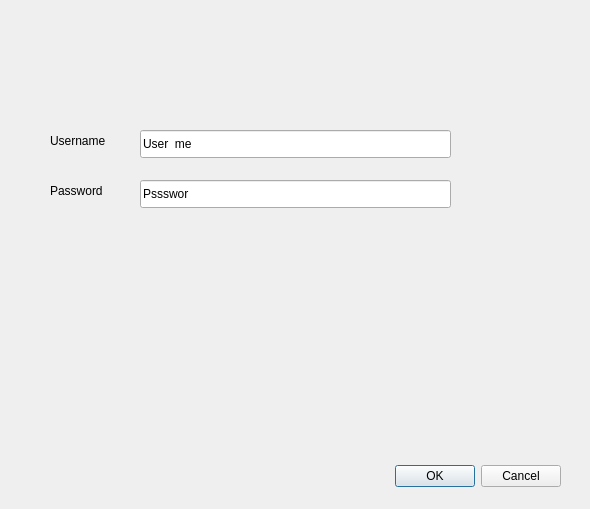
<?xml version="1.0" encoding="UTF-8"?>
<ui version="4.0">
 <class>Dialog</class>
 <widget class="QDialog" name="Dialog">
  <property name="geometry">
   <rect>
    <x>0</x>
    <y>0</y>
    <width>590</width>
    <height>509</height>
   </rect>
  </property>
  <property name="windowTitle">
   <string>Dialog</string>
  </property>
  <widget class="QDialogButtonBox" name="buttonBox">
   <property name="geometry">
    <rect>
     <x>390</x>
     <y>460</y>
     <width>171</width>
     <height>32</height>
    </rect>
   </property>
   <property name="orientation">
    <enum>Qt::Horizontal</enum>
   </property>
   <property name="standardButtons">
    <set>QDialogButtonBox::Cancel|QDialogButtonBox::Ok</set>
   </property>
  </widget>
  <widget class="QLineEdit" name="Username">
   <property name="geometry">
    <rect>
     <x>140</x>
     <y>130</y>
     <width>311</width>
     <height>28</height>
    </rect>
   </property>
   <property name="inputMask">
    <string>Username</string>
   </property>
  </widget>
  <widget class="QLineEdit" name="Password">
   <property name="geometry">
    <rect>
     <x>140</x>
     <y>180</y>
     <width>311</width>
     <height>28</height>
    </rect>
   </property>
   <property name="inputMask">
    <string>Password</string>
   </property>
   <property name="text">
    <string>Psswor</string>
   </property>
  </widget>
  <widget class="QLabel" name="label">
   <property name="geometry">
    <rect>
     <x>50</x>
     <y>130</y>
     <width>81</width>
     <height>21</height>
    </rect>
   </property>
   <property name="text">
    <string>Username</string>
   </property>
  </widget>
  <widget class="QLabel" name="label_2">
   <property name="geometry">
    <rect>
     <x>50</x>
     <y>180</y>
     <width>71</width>
     <height>21</height>
    </rect>
   </property>
   <property name="text">
    <string>Password</string>
   </property>
  </widget>
 </widget>
 <resources/>
 <connections>
  <connection>
   <sender>buttonBox</sender>
   <signal>accepted()</signal>
   <receiver>Dialog</receiver>
   <slot>accept()</slot>
   <hints>
    <hint type="sourcelabel">
     <x>248</x>
     <y>254</y>
    </hint>
    <hint type="destinationlabel">
     <x>157</x>
     <y>274</y>
    </hint>
   </hints>
  </connection>
  <connection>
   <sender>buttonBox</sender>
   <signal>rejected()</signal>
   <receiver>Dialog</receiver>
   <slot>reject()</slot>
   <hints>
    <hint type="sourcelabel">
     <x>316</x>
     <y>260</y>
    </hint>
    <hint type="destinationlabel">
     <x>286</x>
     <y>274</y>
    </hint>
   </hints>
  </connection>
 </connections>
</ui>
